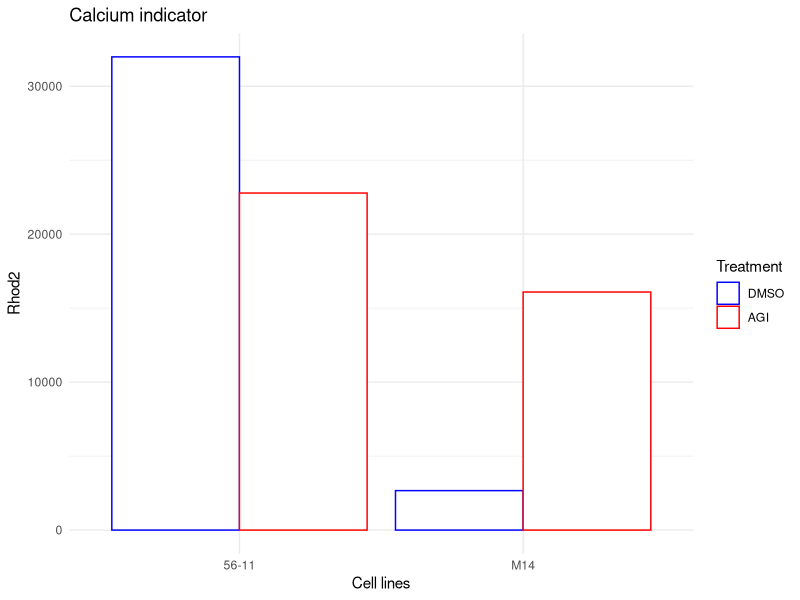
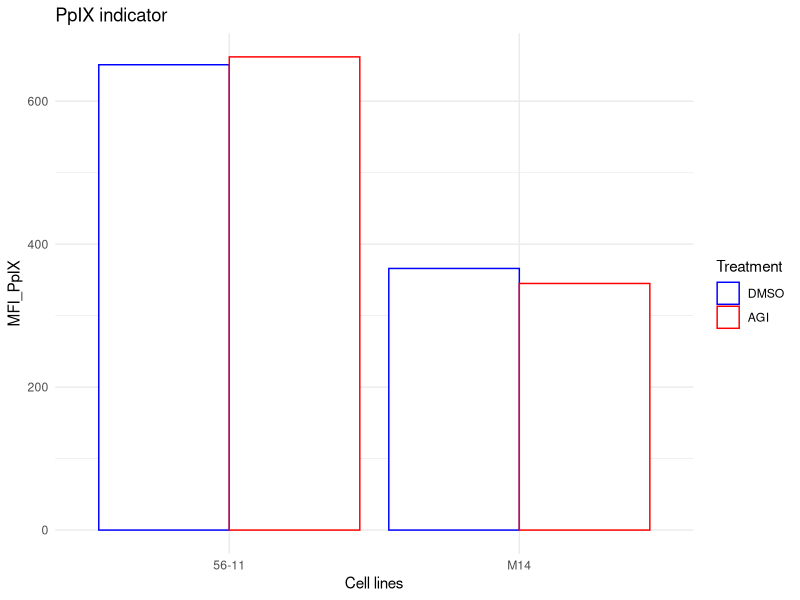
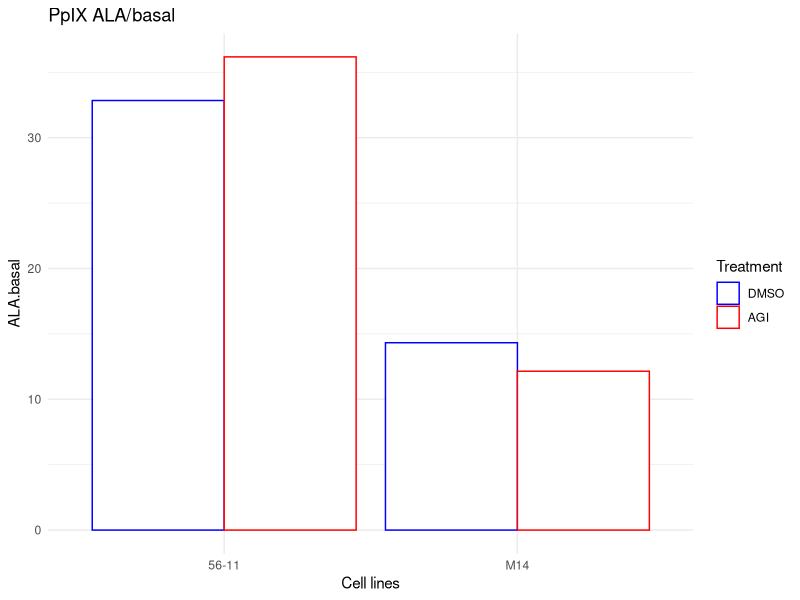
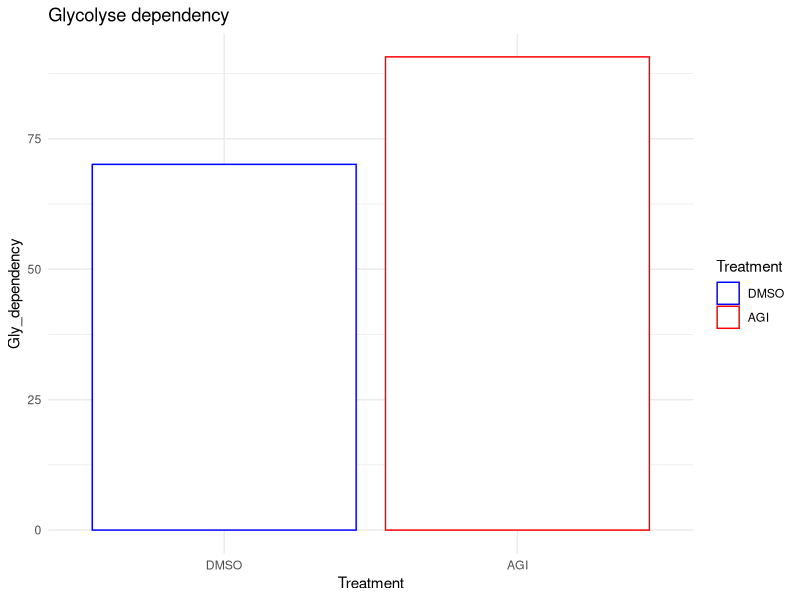
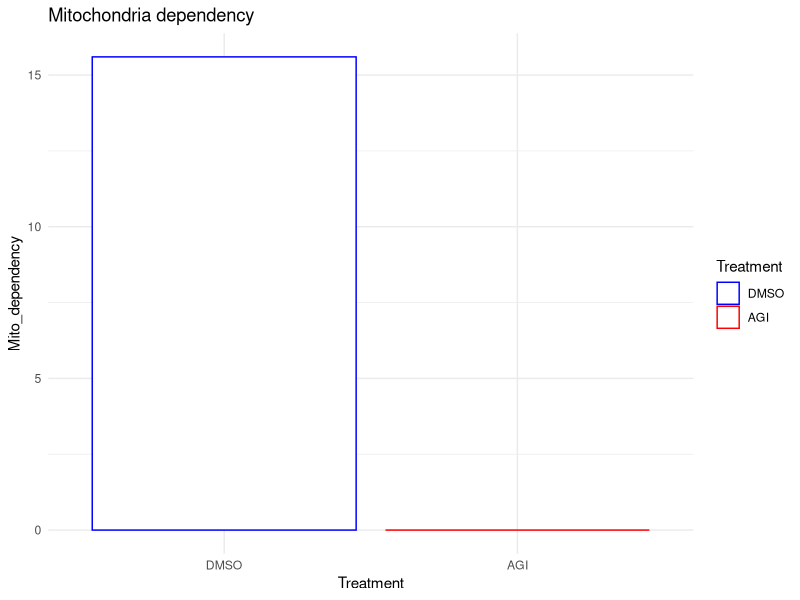
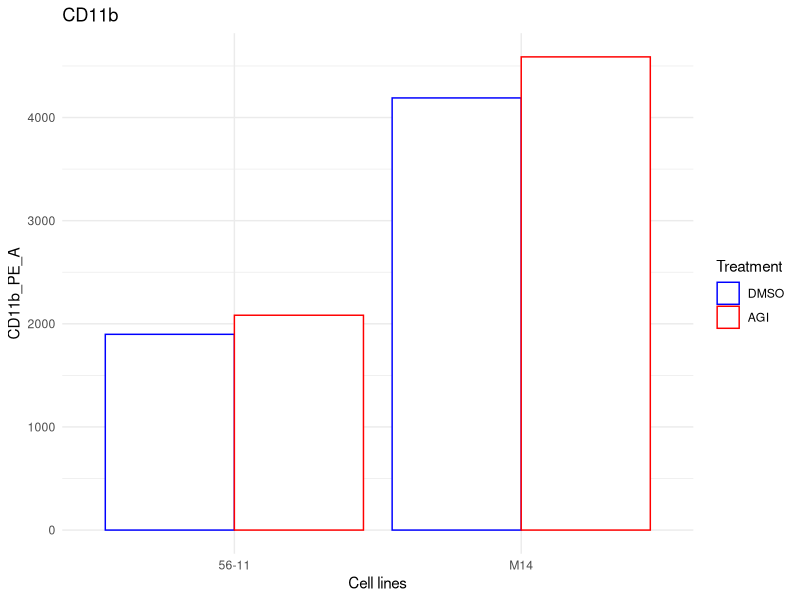
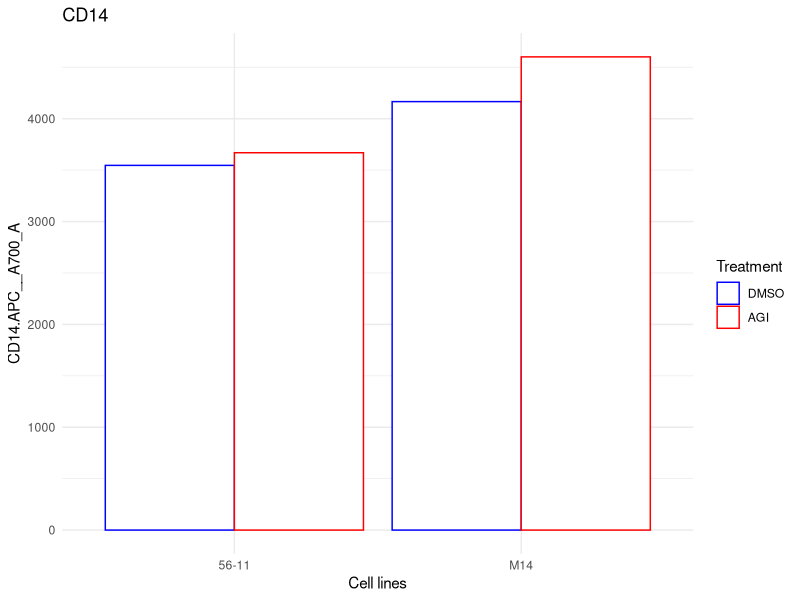
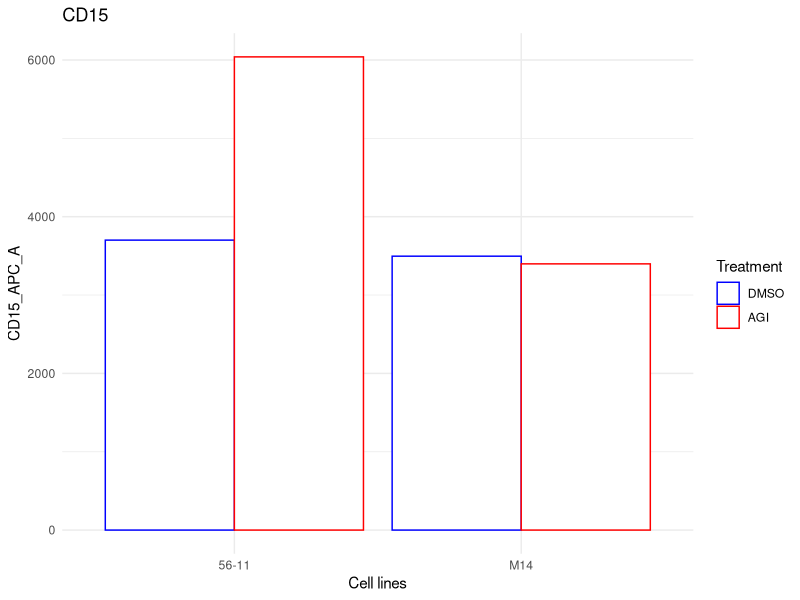

Reproduce these figures in R, in order.
## ---- chunk 1
library(ggplot2)

Diff_facs_analysis <- read.csv("Data/Diff_AGI.csv")
Rhod2_facs_analysis <- read.csv("Data/Rhod2_AGI.csv")
PpIX_facs_analysis <- read.csv("Data/PpIX_AGI_ALA_Basal.csv")
Scenith_analysis <- read.csv("Data/Scenith.csv")

Diff_facs_analysis_15_03 <- read.csv("Data/Diff_AGI_15_03.csv", sep = "\t")
colnames(Diff_facs_analysis_15_03) <- c("Sample", "Cell.line", "Treatment", "GFP", "CD15_APC", "CD38_PC7", "Rhod2")
Diff_facs_analysis_04_05 <- read.csv("Data/Diff_AGI_04_05.csv", sep = "\t")
## ---- chunk 2
ggplot(data=Rhod2_facs_analysis, aes(x = Cell.line, y = Rhod2, color = factor(Treatment, levels = c("DMSO", "AGI")))) +
  scale_color_manual(values=c("#0000FF", "#FF0000"), limits=c("DMSO", "AGI")) +
  geom_bar(stat = "identity", fill = "white", position = position_dodge()) + 
  labs(color = "Treatment", title = "Calcium indicator", x = "Cell lines")+
  theme_minimal()
## ---- chunk 3
ggplot(data=PpIX_facs_analysis, aes(x = Cell.line, y = MFI_PpIX, color = factor(Treatment, levels = c("DMSO", "AGI")))) + 
  scale_color_manual(values=c("#0000FF", "#FF0000"), limits=c("DMSO", "AGI")) +
  geom_bar(stat = "identity", fill = "white", position = position_dodge()) + 
  labs(color = "Treatment", title = "PpIX indicator", x = "Cell lines")+
  theme_minimal()
## ---- chunk 4
ggplot(data=PpIX_facs_analysis, aes(x = Cell.line, y = ALA.basal, color = factor(Treatment, levels = c("DMSO", "AGI")))) + 
  scale_color_manual(values=c("#0000FF", "#FF0000"), limits=c("DMSO", "AGI")) +
  geom_bar(stat = "identity", fill = "white", position = position_dodge()) + 
  labs(color = "Treatment", title = "PpIX ALA/basal", x = "Cell lines")+
  theme_minimal()
## ---- chunk 5
ggplot(data=Scenith_analysis, aes(x=factor(Treatment, levels = c("DMSO", "AGI")), y=Gly_dependency, color=factor(Treatment, levels = c("DMSO", "AGI"))))+
  scale_color_manual(values=c("#0000FF", "#FF0000"), limits=c("DMSO", "AGI")) +
  geom_bar(stat = "identity", fill = "white", position = position_dodge()) + 
  labs(color = "Treatment", title = "Glycolyse dependency", x = "Treatment")+
  theme_minimal()
## ---- chunk 6
ggplot(data=Scenith_analysis, aes(x=factor(Treatment, levels = c("DMSO", "AGI")), y=Mito_dependency, color=factor(Treatment, levels = c("DMSO", "AGI"))))+
  scale_color_manual(values=c("#0000FF", "#FF0000"), limits=c("DMSO", "AGI")) +
  geom_bar(stat = "identity", fill = "white", position = position_dodge()) + 
  labs(color = "Treatment", title = "Mitochondria dependency", x = "Treatment")+
  theme_minimal()
## ---- chunk 7
ggplot(data=Diff_facs_analysis[c(1:4),], aes(x=Cell.line, y=CD11b_PE_A, color=factor(Treatment, levels = c("DMSO", "AGI"))))+
  scale_color_manual(values=c("#0000FF", "#FF0000"), limits=c("DMSO", "AGI")) +
  geom_bar(stat = "identity", fill = "white", position = position_dodge()) + 
  labs(color = "Treatment", title = "CD11b", x = "Cell lines")+
  theme_minimal()
## ---- chunk 8
ggplot(data=Diff_facs_analysis[c(1:4),], aes(x=Cell.line, y=CD14.APC__A700_A, color=factor(Treatment, levels = c("DMSO", "AGI"))))+
  scale_color_manual(values=c("#0000FF", "#FF0000"), limits=c("DMSO", "AGI")) +
  geom_bar(stat = "identity", fill = "white", position = position_dodge()) + 
  labs(color = "Treatment", title = "CD14", x = "Cell lines")+
  theme_minimal()
## ---- chunk 9
ggplot(data=Diff_facs_analysis[c(1:4),], aes(x=Cell.line, y=CD15_APC_A, color=factor(Treatment, levels = c("DMSO", "AGI"))))+
  scale_color_manual(values=c("#0000FF", "#FF0000"), limits=c("DMSO", "AGI")) +
  geom_bar(stat = "identity", fill = "white", position = position_dodge()) + 
  labs(color = "Treatment", title = "CD15", x = "Cell lines")+
  theme_minimal()
## ---- chunk 10
p <- ggplot(Diff_facs_analysis_15_03, aes(x = Cell.line, y = CD15_APC, color = factor(Treatment, levels = c("DMSO", "AGI")))) +
  geom_jitter() +
  labs(color = "Treatment", title = "CD15", x = "Cell lines")
p
## ---- chunk 11

